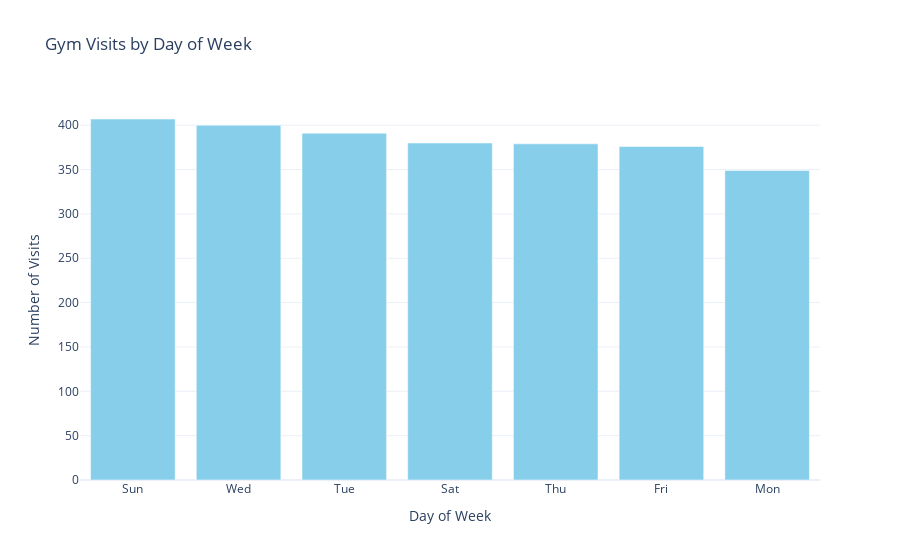

Write notebook code for a chart like this one.
### Markdown cell above
### Count of Days Attendance

### Code cell
week_days = ['Mon', 'Tue', 'Wed', 'Thu', 'Fri', 'Sat', 'Sun']
d = {day: 0 for day in week_days}  # Initialize dictionary with all days set to 0

def count_days(txt):
    for day in week_days:
        if day in txt:
            d[day] += 1

for t in df['days_per_week'].values:
    count_days(t)

sorted_day_count = dict(sorted(d.items(), key=lambda item: item[1],reverse=True))

# Optional: Create a bar plot to visualize the results
import plotly.graph_objs as go

fig = go.Figure(data=[go.Bar(
    x=list(sorted_day_count.keys()),
    y=list(sorted_day_count.values()),
    marker_color='skyblue'
)])

fig.update_layout(
    title='Gym Visits by Day of Week',
    xaxis_title='Day of Week',
    yaxis_title='Number of Visits',
    template='plotly_white'
)

fig.show()
fig.write_html("vis/Gym_Visits_by_Day_of_Week.html")

### Figure 1 — Plotly figure (JSON) as saved in the notebook; plotly's stock layout.template omitted (floating-point values rounded to 4 significant figures)
{"data": [{"marker": {"color": "skyblue"}, "type": "bar", "x": ["Sun", "Wed", "Tue", "Sat", "Thu", "Fri", "Mon"], "y": [407, 400, 391, 380, 379, 376, 349]}], "layout": {"title": {"text": "Gym Visits by Day of Week"}, "xaxis": {"title": {"text": "Day of Week"}}, "yaxis": {"title": {"text": "Number of Visits"}}}}
